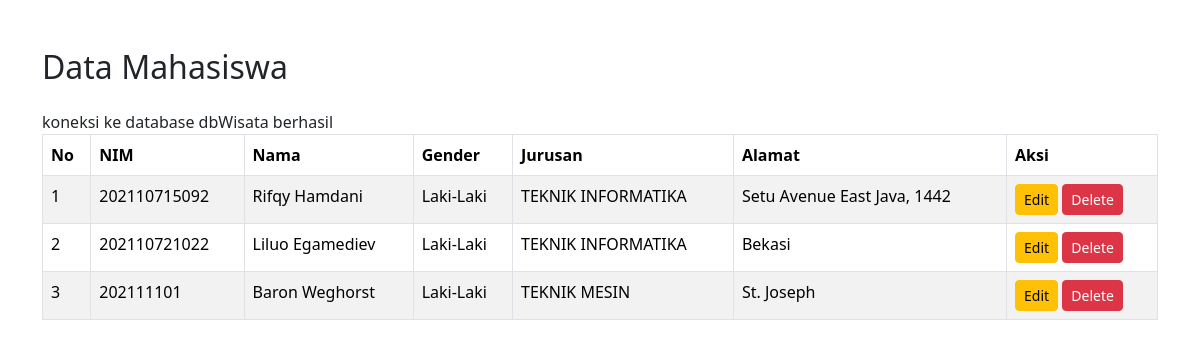
Screenshot of /crud14.php with the database file from the repository.
### tables this page shows
CREATE TABLE `db_mhs` (
  `nim` varchar(13) NOT NULL,
  `id_mhs` int(11) NOT NULL,
  `nama` varchar(40) NOT NULL,
  `jenis_kelamin` enum('P','L') NOT NULL,
  `jurusan` varchar(30) NOT NULL,
  `alamat` text NOT NULL
);

### crud14.php (the view, shortened to what this page needs)
<!DOCTYPE html>
<html lang="en">
<head>
    <link rel="stylesheet" href="bootstrap/css/bootstrap.min.css" />
</head>
<body>
    <div class="container mt-5">
        <h2 class="mb-4">Data Mahasiswa</h2>
        <table class="table table-bordered table-striped">
            <thead class="thead-dark">
                <tr>
                    <th>No</th>
                    <th>NIM</th>
                    <th>Nama</th>
                    <th>Gender</th>
                    <th>Jurusan</th>
                    <th>Alamat</th>
                    <th>Aksi</th>
                </tr>
            </thead>
            <tbody>
                <?php
                include 'config.php';
                $mahasiswa = mysqli_query($conn, "SELECT * from db_mhs");
                $no = 1;
                foreach ($mahasiswa as $row) {
                    $jenis_kelamin = $row['jenis_kelamin'] == 'P' ? 'Perempuan' : 'Laki-Laki';
                    echo "<tr>
                    <td>$no</td>
                    <td>" . $row['nim'] . "</td>
                    <td>" . $row['nama'] . "</td>
                    <td>" . $jenis_kelamin . "</td>
                    <td>" . $row['jurusan'] . "</td>
                    <td>" . $row['alamat'] . "</td>
                    <td>
                        <a href='update.php?id_mhs=$row[id_mhs]' class='btn btn-sm btn-warning'>Edit</a>
                        <a href='delete.php?id_mhs=$row[id_mhs]' class='btn btn-sm btn-danger' onclick='return confirm(\"Yakin ingin menghapus data ini?\");'>Delete</a>
                    </td>
                    </tr>";
                    $no++;
                }
                ?>
            </tbody>
        </table>
    </div>
</body>
</html>

### rows the page displays
db_mhs: nim "202110715092", nama "Rifqy Hamdani", jenis_kelamin "Laki-Laki", jurusan "TEKNIK INFORMATIKA", alamat "Setu Avenue East Java, 1442"
db_mhs: nim "202110721022", nama "Liluo Egamediev", jenis_kelamin "Laki-Laki", jurusan "TEKNIK INFORMATIKA", alamat "Bekasi"
db_mhs: nim "202111101", nama "Baron Weghorst", jenis_kelamin "Laki-Laki", jurusan "TEKNIK MESIN", alamat "St. Joseph"
